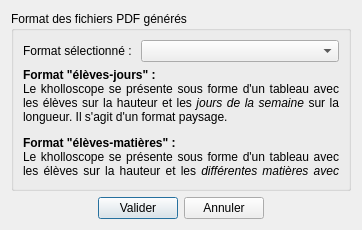
<?xml version="1.0" encoding="UTF-8"?>
<ui version="4.0">
 <class>SettingsDialog</class>
 <widget class="QDialog" name="SettingsDialog">
  <property name="windowModality">
   <enum>Qt::WindowModal</enum>
  </property>
  <property name="geometry">
   <rect>
    <x>0</x>
    <y>0</y>
    <width>362</width>
    <height>230</height>
   </rect>
  </property>
  <property name="windowTitle">
   <string>Paramètres</string>
  </property>
  <layout class="QVBoxLayout" name="verticalLayout" stretch="1,0">
   <item>
    <widget class="QGroupBox" name="groupBox">
     <property name="title">
      <string>Format des fichiers PDF générés</string>
     </property>
     <layout class="QVBoxLayout" name="verticalLayout_2" stretch="0,1">
      <item>
       <layout class="QHBoxLayout" name="horizontalLayout" stretch="0,1">
        <item>
         <widget class="QLabel" name="label">
          <property name="text">
           <string>Format sélectionné : </string>
          </property>
         </widget>
        </item>
        <item>
         <widget class="QComboBox" name="comboBox_formats"/>
        </item>
       </layout>
      </item>
      <item>
       <widget class="QLabel" name="description_formatDPF">
        <property name="text">
         <string>&lt;html&gt;&lt;head/&gt;&lt;body&gt;&lt;p align=&quot;justify&quot;&gt;&lt;span style=&quot; font-weight:600;&quot;&gt;Format &amp;quot;élèves-jours&amp;quot; :&lt;/span&gt;&lt;br/&gt;Le kholloscope se présente sous forme d'un tableau avec les élèves sur la hauteur et les&lt;span style=&quot; font-style:italic;&quot;&gt; jours de la semaine&lt;/span&gt; sur la longueur. Il s'agit d'un format paysage.&lt;/p&gt;&lt;p align=&quot;justify&quot;&gt;&lt;span style=&quot; font-weight:600;&quot;&gt;Format &amp;quot;élèves-matières&amp;quot; :&lt;/span&gt;&lt;br/&gt;Le kholloscope se présente sous forme d'un tableau avec les élèves sur la hauteur et les&lt;span style=&quot; font-style:italic;&quot;&gt; différentes matières avec des kholles&lt;/span&gt; sur la largeur. Il s'agit d'un format portrait.&lt;/p&gt;&lt;/body&gt;&lt;/html&gt;</string>
        </property>
        <property name="scaledContents">
         <bool>false</bool>
        </property>
        <property name="wordWrap">
         <bool>true</bool>
        </property>
       </widget>
      </item>
     </layout>
    </widget>
   </item>
   <item>
    <layout class="QHBoxLayout" name="horizontalLayout_2">
     <item>
      <spacer name="horizontalSpacer">
       <property name="orientation">
        <enum>Qt::Horizontal</enum>
       </property>
       <property name="sizeHint" stdset="0">
        <size>
         <width>40</width>
         <height>20</height>
        </size>
       </property>
      </spacer>
     </item>
     <item>
      <widget class="QPushButton" name="pushButton_valid">
       <property name="text">
        <string>Valider</string>
       </property>
      </widget>
     </item>
     <item>
      <widget class="QPushButton" name="pushButton_cancel">
       <property name="text">
        <string>Annuler</string>
       </property>
      </widget>
     </item>
     <item>
      <spacer name="horizontalSpacer_2">
       <property name="orientation">
        <enum>Qt::Horizontal</enum>
       </property>
       <property name="sizeHint" stdset="0">
        <size>
         <width>40</width>
         <height>20</height>
        </size>
       </property>
      </spacer>
     </item>
    </layout>
   </item>
  </layout>
 </widget>
 <resources/>
 <connections>
  <connection>
   <sender>pushButton_cancel</sender>
   <signal>clicked()</signal>
   <receiver>SettingsDialog</receiver>
   <slot>reject()</slot>
   <hints>
    <hint type="sourcelabel">
     <x>246</x>
     <y>200</y>
    </hint>
    <hint type="destinationlabel">
     <x>311</x>
     <y>192</y>
    </hint>
   </hints>
  </connection>
 </connections>
</ui>
